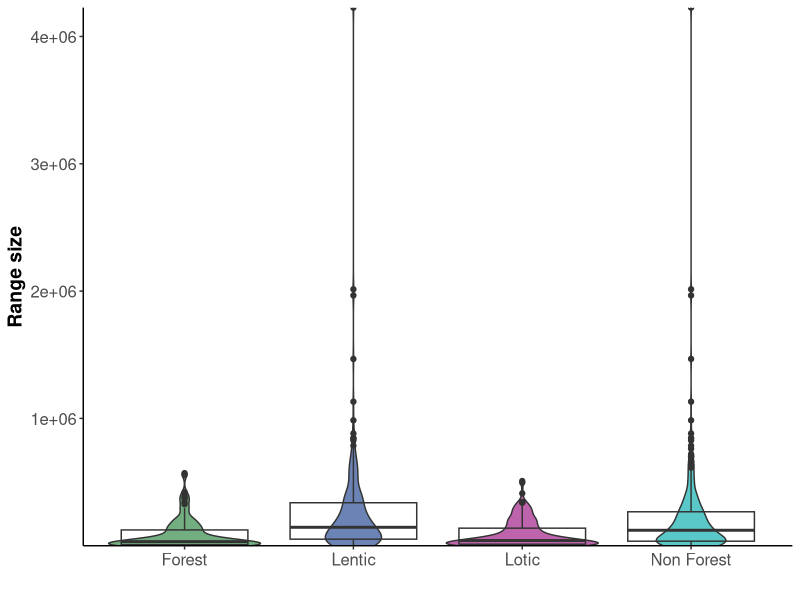
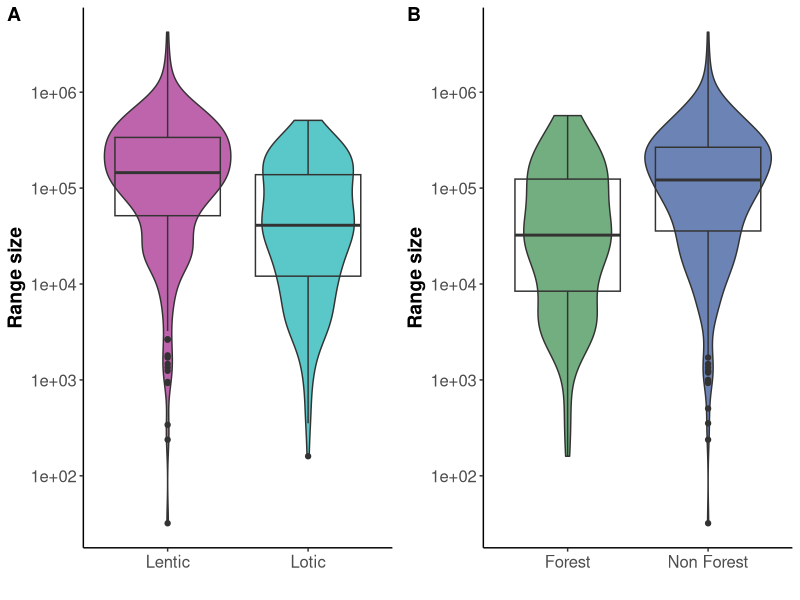
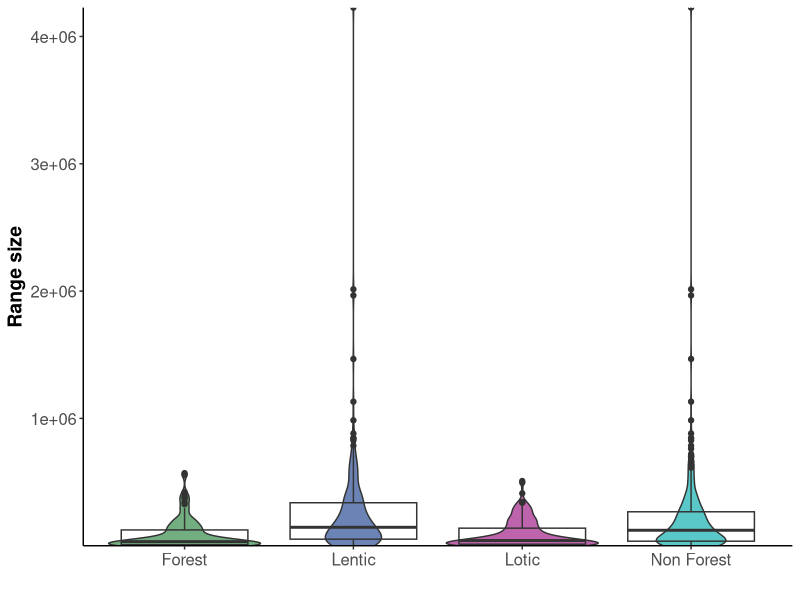

Write the R code that produced these figures, in order.
library(dplyr)
library(ggplot2)

# read in rangeSize data
gb <- read.csv("data/rangeSize_byTraits.csv")

ll <- ggplot(gb) +
  geom_violin(mapping = aes(x = LL, y = rangeSize, fill = LL)) +
  geom_boxplot(mapping = aes(x = LL, y = rangeSize), fill = NA) +
  scale_fill_manual(values = c("#BE64AC", "#5AC8C8")) +
  scale_y_log10() +
  labs(y = "Range size", x = "",
       fill = "") +
  theme_classic() +
  theme(axis.text=element_text(size=12),
        axis.title=element_text(size=14,face="bold"),
        legend.position = "none")

# do this for forest now 
fnf <- ggplot(gb) +
  geom_violin(mapping = aes(x = Fst, y = rangeSize, fill = Fst)) +
  geom_boxplot(mapping = aes(x = Fst, y = rangeSize), fill = NA) +
  scale_fill_manual(values = c("#73AE80", "#6C83B5"))+
  scale_y_log10() +
  labs(y = "Range size", x = "",
       fill = "") +
  theme_classic() +
  theme(axis.text=element_text(size=12),
        axis.title=element_text(size=14,face="bold"),
        legend.position = "none")

cp <- cowplot::plot_grid(ll, fnf, labels = c("A", "B"))
ggsave("figures/nearctic/Figure5_RangeSize.png", dpi = 450, width = 8, height = 4.25)

ggplot(gb) +
  geom_violin(mapping = aes(x = Fst, y = rangeSize, fill = Fst)) +
  geom_boxplot(mapping = aes(x = Fst, y = rangeSize), fill = NA) +
  geom_violin(mapping = aes(x = LL, y = rangeSize, fill = LL)) +
  geom_boxplot(mapping = aes(x = LL, y = rangeSize), fill = NA) +
  scale_fill_manual(values = c("#73AE80", "#6C83B5",
                               "#BE64AC", "#5AC8C8"))+
  scale_y_continuous(expand = c(0,0)) +
  labs(y = "Range size", x = "",
       fill = "") +
  theme_classic() +
  theme(axis.text=element_text(size=12),
        axis.title=element_text(size=14,face="bold"),
        legend.position = "none")

ggsave("figures/nearctic/Figure5_RangeSize_V2.png", dpi = 450, width = 10, height = 4)

